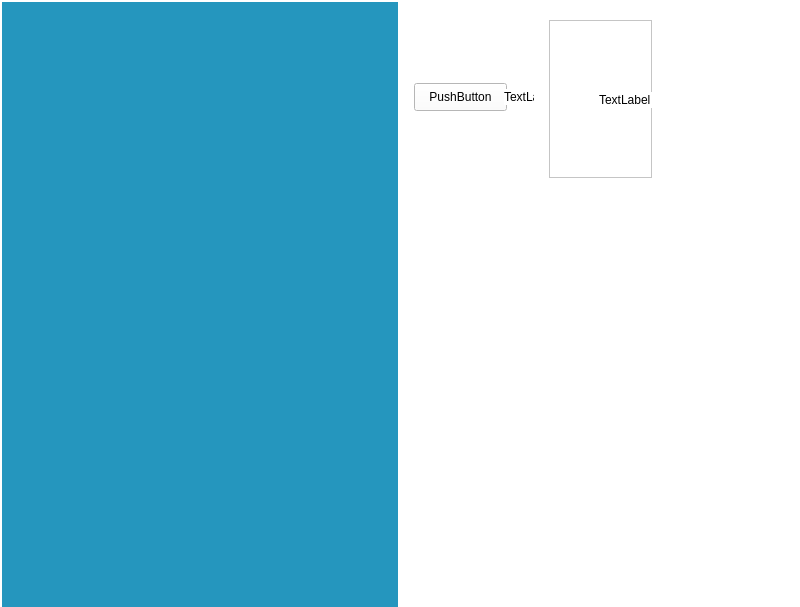
<?xml version="1.0" encoding="UTF-8"?>
<ui version="4.0">
 <class>MainWindow</class>
 <widget class="QMainWindow" name="MainWindow">
  <property name="geometry">
   <rect>
    <x>0</x>
    <y>0</y>
    <width>800</width>
    <height>607</height>
   </rect>
  </property>
  <property name="windowTitle">
   <string>MainWindow</string>
  </property>
  <property name="toolButtonStyle">
   <enum>Qt::ToolButtonIconOnly</enum>
  </property>
  <property name="dockNestingEnabled">
   <bool>true</bool>
  </property>
  <widget class="QWidget" name="centralwidget">
   <property name="styleSheet">
    <string notr="true">background-color: rgb(255, 255, 255);</string>
   </property>
   <widget class="QWidget" name="mainBody" native="true">
    <property name="geometry">
     <rect>
      <x>405</x>
      <y>2</y>
      <width>391</width>
      <height>595</height>
     </rect>
    </property>
    <layout class="QVBoxLayout" name="verticalLayout">
     <item>
      <widget class="QWidget" name="headerFrame" native="true">
       <layout class="QHBoxLayout" name="horizontalLayout">
        <item>
         <widget class="QWidget" name="widget" native="true">
          <widget class="QPushButton" name="pushButton">
           <property name="geometry">
            <rect>
             <x>0</x>
             <y>72</y>
             <width>93</width>
             <height>28</height>
            </rect>
           </property>
           <property name="text">
            <string>PushButton</string>
           </property>
          </widget>
          <widget class="QLabel" name="label">
           <property name="geometry">
            <rect>
             <x>90</x>
             <y>78</y>
             <width>55</width>
             <height>16</height>
            </rect>
           </property>
           <property name="text">
            <string>TextLabel</string>
           </property>
          </widget>
         </widget>
        </item>
        <item>
         <widget class="QWidget" name="widget_2" native="true">
          <layout class="QHBoxLayout" name="horizontalLayout_2">
           <item>
            <widget class="QFrame" name="frame">
             <property name="frameShape">
              <enum>QFrame::StyledPanel</enum>
             </property>
             <property name="frameShadow">
              <enum>QFrame::Raised</enum>
             </property>
             <widget class="QLabel" name="label_2">
              <property name="geometry">
               <rect>
                <x>50</x>
                <y>72</y>
                <width>55</width>
                <height>16</height>
               </rect>
              </property>
              <property name="text">
               <string>TextLabel</string>
              </property>
             </widget>
            </widget>
           </item>
          </layout>
         </widget>
        </item>
        <item>
         <widget class="QWidget" name="widget_3" native="true"/>
        </item>
       </layout>
      </widget>
     </item>
     <item>
      <widget class="QWidget" name="cardsFrame" native="true"/>
     </item>
     <item>
      <widget class="QWidget" name="mainFrame" native="true"/>
     </item>
    </layout>
   </widget>
   <widget class="QWidget" name="leftMenu" native="true">
    <property name="geometry">
     <rect>
      <x>2</x>
      <y>2</y>
      <width>396</width>
      <height>605</height>
     </rect>
    </property>
    <property name="styleSheet">
     <string notr="true">background-color: #2596be;</string>
    </property>
   </widget>
  </widget>
 </widget>
 <resources/>
 <connections/>
</ui>
